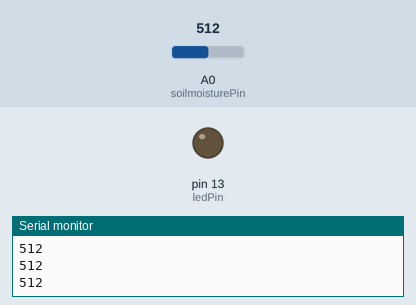
Bench run of a sketch on a simulated Arduino Uno, built with avr-gcc and run on an emulated ATmega328P. Parts: output pins drawn as LEDs (lit = HIGH), the last lines printed to the serial monitor. Inputs (shaded band) come from the test bench; at power-on: A0 (soilmoisturePin) = 512.

Above: at 1.2 s.
1.3 s: A0 (soilmoisturePin) set to 491
At 2.0 s:
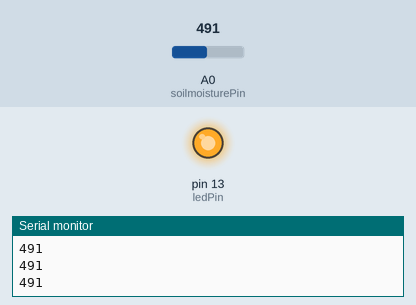
2.8 s: A0 (soilmoisturePin) set to 510
At 3.2 s:
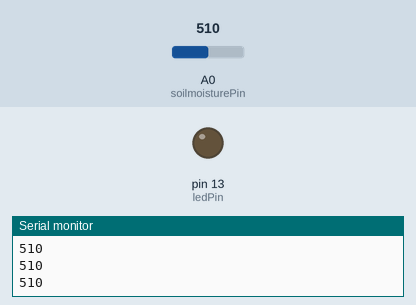
4.3 s: A0 (soilmoisturePin) set to 490
At 5.5 s:
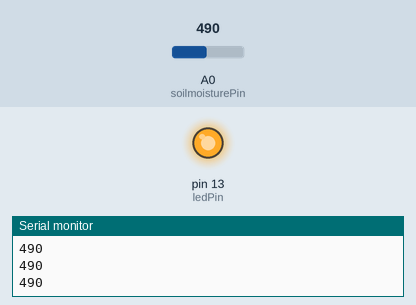
Timing chart, 0 to 7.3 s (numbered marks = the images above; inputs shaded):
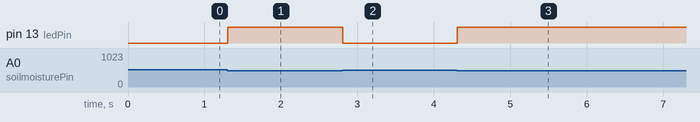

Measured:
- the behaviour switches between 500 and 499 on A0 (soilmoisturePin) (found by bisection; images 0 and 1)
- after the input at 1.3 s, pin 13 (ledPin): LOW → HIGH at once
- after the input at 2.8 s, pin 13 (ledPin): HIGH → LOW at once
- after the input at 4.3 s, pin 13 (ledPin): LOW → HIGH at once

The sketch:

soilmoisture.ino
```cpp
int soilmoisturePin = A0;
int ledPin = 13;

void setup() {
  pinMode(soilmoisturePin, INPUT);
  pinMode(ledPin, OUTPUT);
  Serial.begin(9600);
}

void loop() {
  int soilmoistureValue = analogRead(soilmoisturePin);
  Serial.println(soilmoistureValue);
  if (soilmoistureValue < 500) {
    digitalWrite(ledPin, HIGH);
  } else {
    digitalWrite(ledPin, LOW);
  }
}
```
